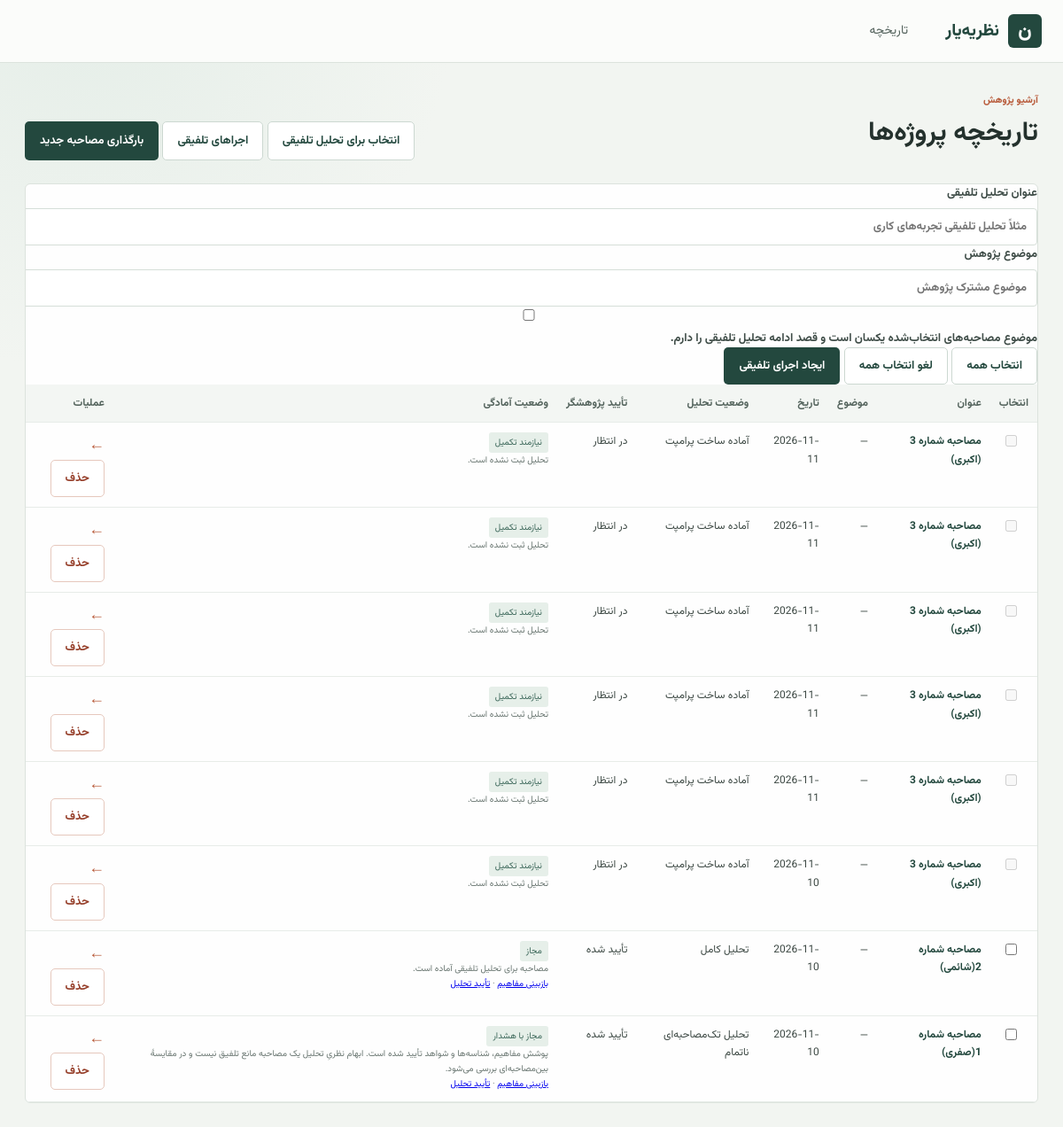
The app's page /projects with its own data.
### tables this page shows
CREATE TABLE projects (
				project_id TEXT PRIMARY KEY,
				title TEXT NOT NULL,
				topic TEXT NOT NULL DEFAULT '',
				created_at TEXT NOT NULL,
				updated_at TEXT NOT NULL,
				source_filename TEXT NOT NULL DEFAULT '',
				paragraphs_json TEXT NOT NULL DEFAULT '[]',
				concepts_json TEXT NOT NULL DEFAULT '[]',
				analysis_json TEXT,
				raw_analysis_json TEXT,
				researcher_edits_json TEXT NOT NULL DEFAULT '{}',
				processing_issues_json TEXT NOT NULL DEFAULT '[]'
			, stage_outputs_json TEXT NOT NULL DEFAULT '{}', interview_id TEXT NOT NULL DEFAULT '');

### app/routers/projects.py (the view)
@router.get("")
def projects_page(request: Request):
	projects = list_projects()
	eligibility = {project["project_id"]: summarize_project_eligibility(project) for project in projects}
	return templates.TemplateResponse(
		request=request,
		name="projects.html",
		context={"projects": projects, "eligibility": eligibility, "selection_mode": False},
	)

### app/templates/projects.html (shortened to what this page needs)
{% extends "base.html" %}
{% block content %}
<section class="page-heading">
	<div><p class="eyebrow">آرشیو پژوهش</p><h1>تاریخچه پروژه‌ها</h1></div>
	<div class="page-actions">
		<a class="button button-secondary" href="/synthesis/select">انتخاب برای تحلیل تلفیقی</a>
		<a class="button button-secondary" href="/synthesis/runs">اجراهای تلفیقی</a>
		<a class="button button-primary" href="/">بارگذاری مصاحبه جدید</a>
	</div>
</section>
{% if projects %}
<section class="panel table-panel">
	<form method="post" action="/synthesis/runs" class="selection-form">
		<div class="selection-toolbar">
			<div class="selection-fields">
				<label>عنوان تحلیل تلفیقی
					<input type="text" name="title" placeholder="مثلاً تحلیل تلفیقی تجربه‌های کاری" required>
				</label>
				<label>موضوع پژوهش
					<input type="text" name="study_topic" placeholder="موضوع مشترک پژوهش" required>
				</label>
				<label class="checkbox-field">
					<input type="checkbox" name="confirm_shared_topic" value="on">
					<span>موضوع مصاحبه‌های انتخاب‌شده یکسان است و قصد ادامه تحلیل تلفیقی را دارم.</span>
				</label>
			</div>
			<div class="selection-actions">
				<button type="button" class="button button-secondary" data-select-all>انتخاب همه</button>
				<button type="button" class="button button-secondary" data-clear-all>لغو انتخاب همه</button>
				<button type="submit" class="button button-primary">ایجاد اجرای تلفیقی</button>
			</div>
		</div>
		<div class="table-scroll"><table><thead><tr><th>انتخاب</th><th>عنوان</th><th>موضوع</th><th>تاریخ</th><th>وضعیت تحلیل</th><th>تأیید پژوهشگر</th><th>وضعیت آمادگی</th><th>عملیات</th></tr></thead><tbody>
		{% for project in projects %}
		{% set project_eligibility = eligibility.get(project.project_id, {'eligible': false, 'reason': 'نامشخص'}) %}
		<tr>
			<td><input type="checkbox" name="selected_ids" value="{{ project.project_id }}" {% if not project_eligibility.eligible %}disabled{% endif %}></td>
			<td><a class="table-link" href="/projects/{{ project.project_id }}">{{ project.title }}</a></td>
			<td>{{ project.topic or '—' }}</td>
			<td>{{ project.created_at[:10] }}</td>
			<td>{% if project.analysis %}{% if project.analysis.analysis_status == 'complete' %}تحلیل کامل{% else %}تحلیل تک‌مصاحبه‌ای ناتمام{% endif %}{% elif project.paragraphs %}آماده ساخت پرامپت{% else %}بدون مصاحبه{% endif %}</td>
			<td>{% if (project.researcher_edits or {}).get('interview_analysis', {}).get('confirmed') %}تأیید شده{% else %}در انتظار{% endif %}</td>
			<td><span class="status-pill {% if project_eligibility.eligible and project_eligibility.status == 'مجاز' %}success{% else %}warning{% endif %}">{% if project_eligibility.eligible %}{{ project_eligibility.status }}{% else %}نیازمند تکمیل{% endif %}</span><small class="table-sub">{{ project_eligibility.reason }}</small>{% if project.analysis and project.analysis.schema_version == '2.0' %}<small class="table-sub"><a href="/results/{{ project.project_id }}/concept-review">بازبینی مفاهیم</a> · <a href="/results/{{ project.project_id }}/interview-analysis">تأیید تحلیل</a></small>{% endif %}</td>
			<td class="row-actions">
				<a class="icon-link" href="/projects/{{ project.project_id }}" aria-label="بازکردن پروژه">←</a>
				<button class="button button-danger" type="submit" formaction="/projects/{{ project.project_id }}/delete" formmethod="post" formnovalidate onclick="return confirm('این مصاحبه و اطلاعات آن از تاریخچه حذف شود؟');">حذف</button>
			</td>
		</tr>
		{% endfor %}
		</tbody></table></div>
	</form>
</section>
{% else %}<section class="panel empty-state"><strong>هنوز پروژه‌ای در تاریخچه نیست</strong><p>برای شروع، فایل مصاحبهٔ خود را بارگذاری کنید.</p><a class="button button-primary" href="/">بارگذاری فایل</a></section>{% endif %}
{% endblock %}

### app/templates/base.html (shortened to what this page needs)
<!doctype html>
<html lang="fa" dir="rtl">
<head>
  <link rel="stylesheet" href="/static/css/style.css">
</head>
<body>
  <header class="topbar">
    <a class="brand" href="/" aria-label="صفحه اصلی نظریه‌یار"><span class="brand-mark">ن</span><span>نظریه‌یار</span></a>
    <nav aria-label="ناوبری اصلی">
      <a href="/projects">تاریخچه</a>
    </nav>
  </header>
  <main class="page-shell">{% block content %}{% endblock %}</main>
</body>
</html>

### app/static/css/style.css (style rules this page uses)
:root { font-family: Vazirmatn, Tahoma, sans-serif; color: #24312d; background: #f2f5f1; font-synthesis: none; --ink: #24312d; --muted: #697671; --line: #dce3dd; --paper: #fff; --green: #37685a; --green-dark: #23483e; --green-soft: #e4eee8; --coral: #b95d3d; --gold: #d4a449; }
body { margin: 0; min-width: 320px; background: radial-gradient(circle at 8% 0%, #e5eee8 0, transparent 26rem), #f2f5f1; }
.topbar { min-height: 70px; padding: 0 max(24px, calc((100vw - 1320px) / 2)); display: flex; align-items: center; gap: 42px; background: #fbfcfa; border-bottom: 1px solid var(--line); }
.brand { display: flex; align-items: center; gap: 10px; color: var(--green-dark); text-decoration: none; font-size: 19px; font-weight: 800; }
.brand-mark { display: grid; place-items: center; width: 38px; aspect-ratio: 1; background: var(--green-dark); color: #fff; border-radius: 6px; font-size: 22px; }
.topbar nav { display: flex; align-items: center; gap: 26px; }
.topbar nav a { color: #53625c; font-size: 14px; text-decoration: none; }
.page-shell { max-width: 1320px; margin: 0 auto; padding: 34px 28px 80px; }
h1, h2, h3, p { margin-top: 0; }
h1 { margin-bottom: 9px; font-size: 30px; line-height: 1.4; }
.page-heading { display: flex; justify-content: space-between; align-items: end; gap: 24px; margin-bottom: 26px; }
.eyebrow { margin-bottom: 8px; color: var(--coral); font-size: 11px; font-weight: 800; letter-spacing: 0; }
.button { display: inline-flex; min-height: 42px; align-items: center; justify-content: center; gap: 9px; padding: 0 16px; border: 1px solid transparent; border-radius: 5px; font: inherit; font-size: 13px; font-weight: 700; text-decoration: none; cursor: pointer; transition: background .15s, border-color .15s, transform .15s; }
.button-primary { background: var(--green-dark); color: white; }
.button-secondary { border-color: #ccd8d1; background: #fff; color: var(--green-dark); }
.button-danger { border-color: #e6c8bd; background: #fff; color: #963f2a; }
.panel { padding: 22px; border: 1px solid var(--line); border-radius: 6px; background: rgba(255,255,255,.94); }
label { display: grid; gap: 7px; color: #3e4c47; font-size: 13px; font-weight: 700; }
input, textarea, select { width: 100%; min-width: 0; padding: 10px 11px; border: 1px solid #d5ded8; border-radius: 4px; background: #fff; color: var(--ink); font: inherit; font-size: 13px; }
.row-arrow, .icon-link { color: var(--coral); }
.table-scroll { overflow-x: auto; }
table { width: 100%; border-collapse: collapse; text-align: right; }
th, td { padding: 11px 10px; border-bottom: 1px solid #e7ece8; vertical-align: top; font-size: 12px; line-height: 1.7; }
th { background: #f3f6f3; color: #53635c; font-weight: 700; white-space: nowrap; }
td { color: #3d4944; }
.table-panel { padding: 0; overflow: hidden; }
.table-link { color: var(--green-dark); font-weight: 700; text-decoration: none; }
.table-sub { display: block; color: var(--muted); font-size: 10px; }
.status-pill { display: inline-flex; padding: 3px 7px; border-radius: 3px; background: #e6efe9; color: #3a6658; font-size: 10px; }
.icon-link { font-size: 18px; text-decoration: none; }

### records on screen
projects: title "مصاحبه شماره 3 (اکبری)", topic "—", created_at "2026-11-11", shows "آماده ساخت پرامپت", shows "در انتظار", shows "نیازمند تکمیل", reason "تحلیل ثبت نشده است."
projects: title "مصاحبه شماره 3 (اکبری)", topic "—", created_at "2026-11-11", shows "آماده ساخت پرامپت", shows "در انتظار", shows "نیازمند تکمیل", reason "تحلیل ثبت نشده است."
projects: title "مصاحبه شماره 3 (اکبری)", topic "—", created_at "2026-11-11", shows "آماده ساخت پرامپت", shows "در انتظار", shows "نیازمند تکمیل", reason "تحلیل ثبت نشده است."
projects: title "مصاحبه شماره 3 (اکبری)", topic "—", created_at "2026-11-11", shows "آماده ساخت پرامپت", shows "در انتظار", shows "نیازمند تکمیل", reason "تحلیل ثبت نشده است."
projects: title "مصاحبه شماره 3 (اکبری)", topic "—", created_at "2026-11-11", shows "آماده ساخت پرامپت", shows "در انتظار", shows "نیازمند تکمیل", reason "تحلیل ثبت نشده است."
projects: title "مصاحبه شماره 3 (اکبری)", topic "—", created_at "2026-11-10", shows "آماده ساخت پرامپت", shows "در انتظار", shows "نیازمند تکمیل", reason "تحلیل ثبت نشده است."
projects: title "مصاحبه شماره 2(شائمی)", topic "—", created_at "2026-11-10", shows "تحلیل کامل", shows "تأیید شده", status "مجاز", reason "مصاحبه برای تحلیل تلفیقی آماده است."
projects: title "مصاحبه شماره 1(صفری)", topic "—", created_at "2026-11-10", shows "تحلیل تک‌مصاحبه‌ای ناتمام", shows "تأیید شده", status "مجاز با هشدار", reason "پوشش مفاهیم، شناسه‌ها و شواهد تأیید شده است. ابهام نظریِ تحلیل یک مصاحبه مانع تلفیق نیست و در مقایسهٔ بین‌مصاحبه‌ای بررسی می‌شود."
